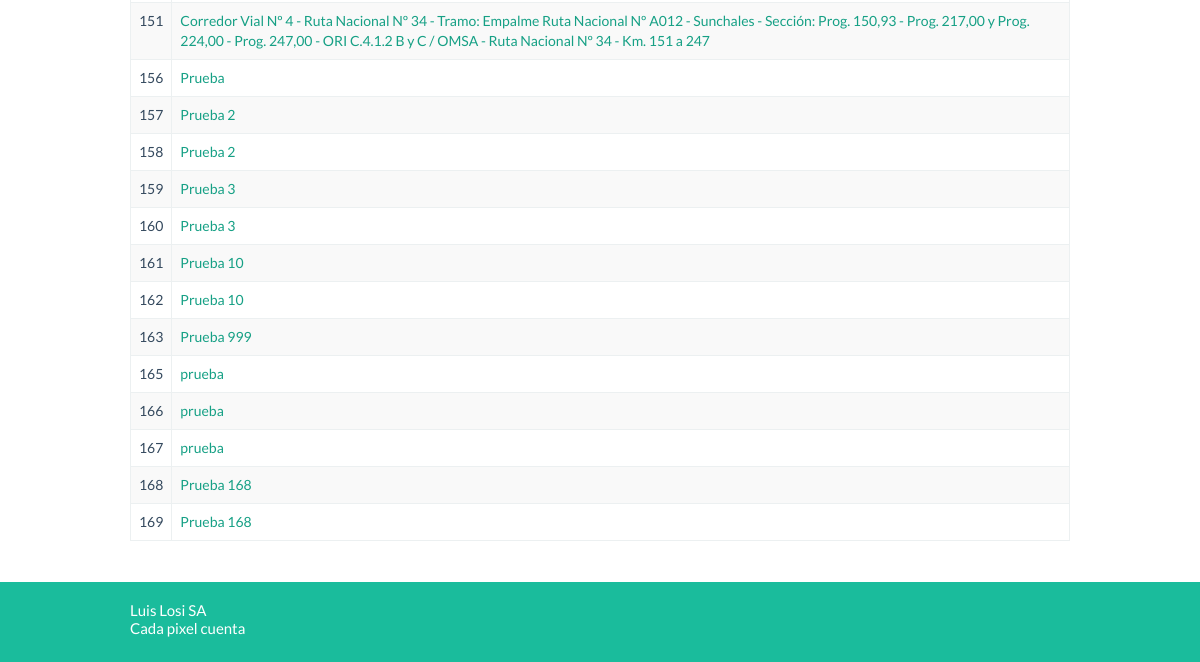
The page /obras/listado.php (signed in, lower part) on the database as committed earlier.
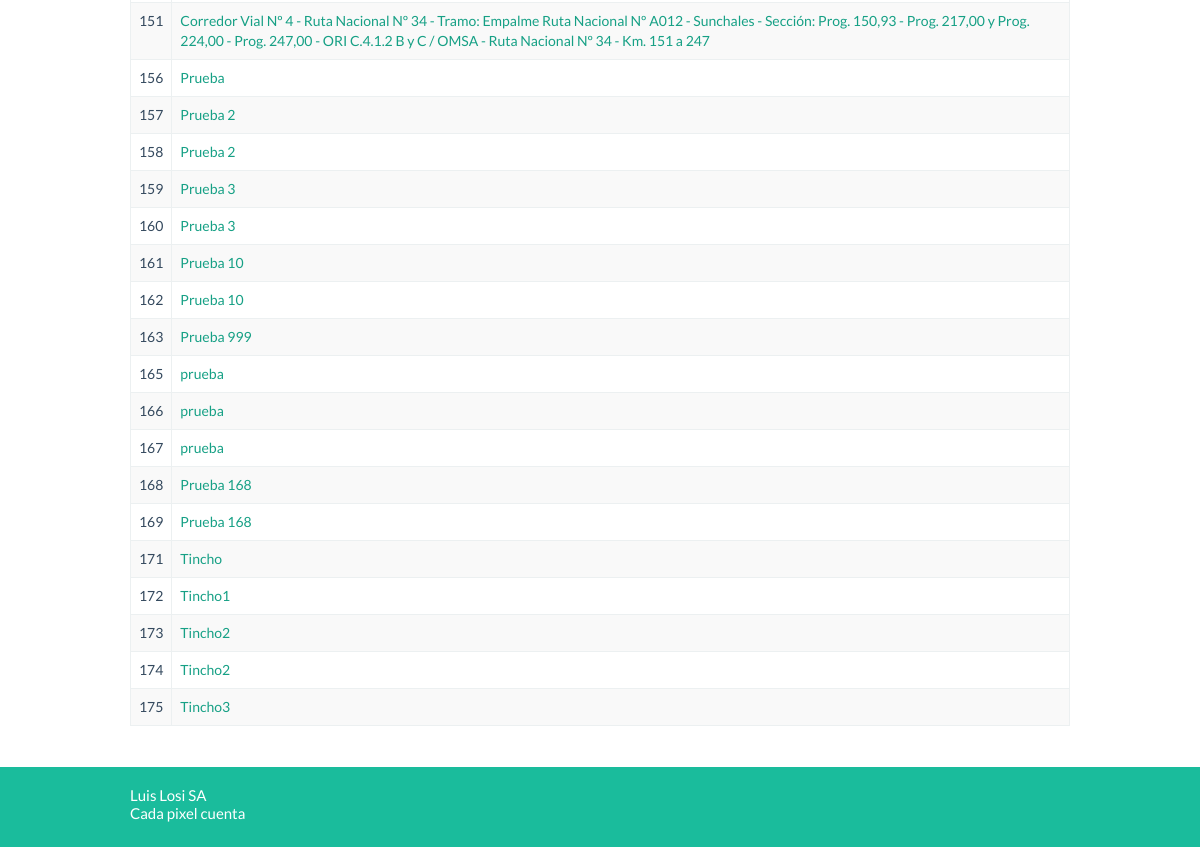
The same page on the database as committed later.
### tables this page shows
CREATE TABLE `obrasejecutadas` (
  `ID` int(11) NOT NULL AUTO_INCREMENT,
  `Seleccion` tinyint(1) NOT NULL DEFAULT '0',
  `denominacion` varchar(255) DEFAULT NULL,
  `enejec` tinyint(1) NOT NULL DEFAULT '0',
  `idcomitente` smallint(5) unsigned DEFAULT NULL,
  `tipoDeObra` varchar(255) DEFAULT NULL,
  `montoContractualOriginal` double DEFAULT NULL,
  `montoContractualFinal` double DEFAULT NULL,
  `fechaTerminacionOriginal` timestamp NOT NULL DEFAULT CURRENT_TIMESTAMP ON UPDATE CURRENT_TIMESTAMP,
  `FechaTerminacionFinal` timestamp NOT NULL DEFAULT '0000-00-00 00:00:00',
  `PlazoOriginal` varchar(15) DEFAULT NULL,
  `PlazoFinal` varchar(15) DEFAULT NULL,
  `idPersoneria` smallint(5) unsigned DEFAULT NULL,
  `participacion` float DEFAULT NULL,
  `ute` varchar(50) DEFAULT NULL,
  `observacion` varchar(255) DEFAULT NULL,
  `longitud` double unsigned DEFAULT NULL,
  `longitudMedida` smallint(5) unsigned DEFAULT NULL,
  `terraplenes` double unsigned DEFAULT NULL,
  `terraplenesMedida` smallint(5) unsigned DEFAULT NULL,
  `recubrimiento` double unsigned DEFAULT NULL,
  `recubrimientoMedida` smallint(5) unsigned DEFAULT NULL,
  `baseNoButuminosa` double unsigned DEFAULT NULL,
  `baseMedida` smallint(5) unsigned DEFAULT NULL,
  `banquinaRipio` double unsigned DEFAULT NULL,
  `banquinaRipioMedida` smallint(5) unsigned DEFAULT NULL,
  `tratamientoTriple` double unsigned DEFAULT NULL,
  `tratamientoTripleMedida` smallint(5) unsigned DEFAULT NULL,
  `Hormigones` double unsigned DEFAULT NULL,
  `HormigonesMedida` smallint(5) unsigned DEFAULT NULL,
  `reforestacion` double unsigned DEFAULT NULL,
  `reforestacionMedida` smallint(5) unsigned DEFAULT NULL,
  `certEjecucion` tinyint(1) NOT NULL DEFAULT '0',
  `rp` tinyint(1) NOT NULL DEFAULT '0',
  `rd` tinyint(1) NOT NULL DEFAULT '0',
  `ok` tinyint(1) NOT NULL DEFAULT '0',
  `fechaInicio` timestamp NOT NULL DEFAULT '0000-00-00 00:00:00',
  `fechaLicitacion` timestamp NOT NULL DEFAULT '0000-00-00 00:00:00',
  `fechaContrato` timestamp NOT NULL DEFAULT '0000-00-00 00:00:00',
  `fechaReplanteo` timestamp NOT NULL DEFAULT '0000-00-00 00:00:00',
  `financiada` varchar(50) DEFAULT NULL,
  `comentario` varchar(255) DEFAULT NULL,
  `fechaRP` timestamp NOT NULL DEFAULT '0000-00-00 00:00:00',
  `fechaRD` timestamp NOT NULL DEFAULT '0000-00-00 00:00:00',
  `kml` varchar(45) DEFAULT NULL,
  PRIMARY KEY (`ID`),
  KEY `FK_obrasejecutadas_Comitente` (`idcomitente`),
  KEY `FK_obrasejecutadas_2` (`idPersoneria`),
  KEY `FK_obrasejecutadas_3` (`longitudMedida`),
  KEY `FK_obrasejecutadas_4` (`banquinaRipioMedida`),
  KEY `FK_obrasejecutadas_5` (`HormigonesMedida`),
  KEY `FK_obrasejecutadas_6` (`tratamientoTripleMedida`),
  KEY `FK_obrasejecutadas_7` (`terraplenesMedida`),
  KEY `FK_obrasejecutadas_8` (`recubrimientoMedida`),
  KEY `FK_obrasejecutadas_9` (`baseMedida`),
  KEY `FK_obrasejecutadas_10` (`reforestacionMedida`),
  CONSTRAINT `FK_obrasejecutadas_10` FOREIGN KEY (`reforestacionMedida`) REFERENCES `medida` (`idMedida`),
  CONSTRAINT `FK_obrasejecutadas_2` FOREIGN KEY (`idPersoneria`) REFERENCES `personeria` (`id`),
  CONSTRAINT `FK_obrasejecutadas_3` FOREIGN KEY (`longitudMedida`) REFERENCES `medida` (`idMedida`),
  CONSTRAINT `FK_obrasejecutadas_4` FOREIGN KEY (`banquinaRipioMedida`) REFERENCES `medida` (`idMedida`),
  CONSTRAINT `FK_obrasejecutadas_5` FOREIGN KEY (`HormigonesMedida`) REFERENCES `medida` (`idMedida`),
  CONSTRAINT `FK_obrasejecutadas_6` FOREIGN KEY (`tratamientoTripleMedida`) REFERENCES `medida` (`idMedida`),
  CONSTRAINT `FK_obrasejecutadas_7` FOREIGN KEY (`terraplenesMedida`) REFERENCES `medida` (`idMedida`),
  CONSTRAINT `FK_obrasejecutadas_8` FOREIGN KEY (`recubrimientoMedida`) REFERENCES `medida` (`idMedida`),
  CONSTRAINT `FK_obrasejecutadas_9` FOREIGN KEY (`baseMedida`) REFERENCES `medida` (`idMedida`),
  CONSTRAINT `FK_obrasejecutadas_Comitente` FOREIGN KEY (`idcomitente`) REFERENCES `comitente` (`id`)
);

### clases/ActiveRecord/MysqlObrasEjecutadasActiveRecord.php (called while the page is built, shortened)
<?php
include_once '../clases/ValueObject/ObrasEjecutadasValueObject.php';
class MysqlObrasEjecutadasActiveRecord implements ActiveRecord{
    public function buscarTodo() {
        $sql = "SELECT * FROM obrasejecutadas;";
        $resultado = mysql_query($sql);
        if($resultado){
            $aObras = array();
            while ($fila = mysql_fetch_object($resultado)){
                $oValueObject = new ObrasEjecutadasValueObject();
                $oValueObject->setBanquinaRipio($fila->banquinaRipio);
                $oValueObject->setBanquinaRipioMedida($fila->banquinaRipioMedida);
                $oValueObject->setBaseMedida($fila->baseMedida);
                $oValueObject->setBaseNoButuminosa($fila->baseNoButuminosa);
                $oValueObject->setCertEjecucion($fila->certEjecucion);
                $oValueObject->setComentario($fila->comentario);
                $oValueObject->setDenominacion($fila->denominacion);
                $oValueObject->setEnejec($fila->enejec);
                $oValueObject->setFechaContrato($fila->fechaContrato);
                $oValueObject->setFechaInicio($fila->fechaInicio);
                $oValueObject->setFechaLicitacion($fila->fechaLicitacion);
                $oValueObject->setFechaRD($fila->fechaRD);
                $oValueObject->setFechaRP($fila->fechaRP);
                $oValueObject->setFechaReplanteo($fila->fechaReplanteo);
                $oValueObject->setFechaTerminacionFinal($fila->FechaTerminacionFinal);
                $oValueObject->setFechaTerminacionOriginal($fila->fechaTerminacionOriginal);
                $oValueObject->setFinanciada($fila->financiada);
                $oValueObject->setHormigones($fila->Hormigones);
                $oValueObject->setHormigonesMedida($fila->HormigonesMedida);
                $oValueObject->setID($fila->ID);
                $oValueObject->setIdPersoneria($fila->idPersoneria);
                $oValueObject->setIdcomitente($fila->idcomitente);
                $oValueObject->setLongitud($fila->longitud);
                $oValueObject->setLongitudMedida($fila->longitudMedida);
                $oValueObject->setMontoContractualFinal($fila->montoContractualFinal);
                $oValueObject->setMontoContractualOriginal($fila->montoContractualOriginal);
                $oValueObject->setObservacion($fila->observacion);
                $oValueObject->setOk($fila->ok);
                $oValueObject->setParticipacion($fila->participacion);
                $oValueObject->setPlazoFinal($fila->PlazoFinal);
                $oValueObject->setPlazoOriginal($fila->PlazoOriginal);
                $oValueObject->setRd($fila->rd);
                $oValueObject->setRecubrimiento($fila->recubrimiento);
                $oValueObject->setRecubrimientoMedida($fila->recubrimientoMedida);
                $oValueObject->setReforestacion($fila->reforestacion);
                $oValueObject->setReforestacionMedida($fila->reforestacionMedida);
                $oValueObject->setRp($fila->rp);
                $oValueObject->setSeleccion($fila->Seleccion);
                $oValueObject->setTerraplenes($fila->terraplenes);
                $oValueObject->setTerraplenesMedida($fila->terraplenesMedida);
                $oValueObject->setTipoDeObra($fila->tipoDeObra);
                $oValueObject->setTratamientoTriple($fila->tratamientoTriple);
                $oValueObject->setTratamientoTripleMedida($fila->tratamientoTripleMedida);
                $oValueObject->setUte($fila->ute);
                $oValueObject->setKml($fila->kml);
                $aObras[] = $oValueObject;
            }
            return $aObras;
        } else {
            return FALSE;
        }
    }
}
?>

### clases/ValueObject/ObrasEjecutadasValueObject.php (called while the page is built, shortened)
<?php
class ObrasEjecutadasValueObject {
    private $ID, $Seleccion, $denominacion, $enejec, $idcomitente, $tipoDeObra;
    public function getID() {
        return $this->ID;
    }
    public function setID($ID) {
        $this->ID = $ID;
    }
    public function getDenominacion() {
        return $this->denominacion;
    }
    public function setDenominacion($denominacion) {
        $this->denominacion = $denominacion;
    }
}
?>

### obras/listado.php (the view, shortened to what this page needs)
<!DOCTYPE html>
<html>
    <head>
        <?php include_once "../includes/php/estilos.php";?>
    </head>
    <body>
        <div class="container">
            <table class="table table-striped table-bordered table-hover">
                <?php
                include_once '../clases/ActiveRecord/MysqlObrasEjecutadasActiveRecord.php';
                $oObras = new MysqlObrasEjecutadasActiveRecord();
                $aObras = $oObras->buscarTodo();
                foreach ($aObras as $llave => $valor) { ?>
                    <tr>
                        <td><?php echo $valor->getID(); ?></td>
                        <td><a href="muestra.php?id=<?php echo $valor->getID(); ?>"><?php echo utf8_encode($valor->getDenominacion()); ?></a></td>
                    </tr>
                    <?php
                }
                ?>
            </table>
        </div>
        <?php include_once "../includes/php/footer.php";?>
    </body>
</html>

### includes/php/estilos.php
<link rel="stylesheet" href="../bootstrap/css/bootstrap.css">
<link rel="stylesheet" href="../bootstrap/css/bootstrap.min.css">
<link rel="stylesheet" href="../css/flat-ui.css">
<link rel="stylesheet" href="../css/demo.css">
<link rel="stylesheet" href="../css/docs.css">
<link rel="stylesheet" href="../css/otros-estilos.css">

### includes/php/footer.php
<div class="push"></div>
<footer>
    <div class="Bottombar">
            <div class="Bottombar-inner container">
                <div class="Bottombar-inner-info"> Luis Losi SA </div>
                <div class="Bottombar-inner-cpc"> Cada pixel cuenta </div>
            </div>
    </div>
</footer>

### css/flat-ui.css (style rules this page uses)
body { font-family: 'Lato', Helvetica, Arial, sans-serif; font-size: 14px; line-height: 1.231; color: #34495e; background-color: #ffffff; }
footer { background-color: #edeff1; color: #bac1c8; font-size: 15px; padding: 0; }

### css/demo.css (style rules this page uses)
.container { max-width: 970px !important; }

### css/otros-estilos.css (style rules this page uses)
.Bottombar { margin: 20px 0 0 0; height: 80px; padding: 20px 0; background: #1abc9c; color: #ffffff; }
table { max-width: 100%; background-color: transparent; }
.table { width: 100%; margin-bottom: 21px; }
.table-bordered { border: 1px solid #ecf0f1; }
* { margin: 0; }
html, body { height: 100%; }
.container { min-height: 100%; height: auto !important; height: 100%; margin: 0 auto -40px; }
footer, .push { height: 40px; }

Rows that differ between the two databases and show on the page:
added obrasejecutadas: ID "171", denominacion "Tincho"
added obrasejecutadas: ID "172", denominacion "Tincho1"
added obrasejecutadas: ID "173", denominacion "Tincho2"
added obrasejecutadas: ID "174", denominacion "Tincho2"
added obrasejecutadas: ID "175", denominacion "Tincho3"
